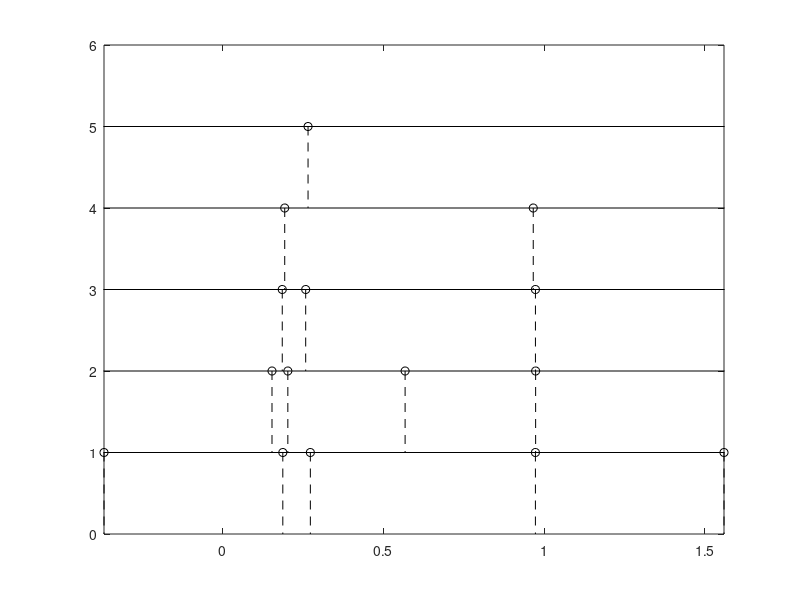

MATLAB code to generate this figure:
m = 5;
A = rand(m);
A = A - tril(A,-1) + triu(A,1)'; % symmetrisch maken
A = A - triu(A,2) - tril(A,-2); % tridiagonaal maken

X = [];
Y = [];

for n=1:m
    e = eig(A(1:n,1:n));
    plot([-1000 1000],[n n],'k');
    hold on;
    X = [X; e];
    Y = [Y; (m-n+1)*ones(n,1)];
end
axis([min(X) max(X) 0 m+1]); hold on;
scatter(X,Y,'k'); hold on;
for n=1:length(X)
    plot([X(n) X(n)],[Y(n),Y(n)-1], '--k');
    hold on;
end
